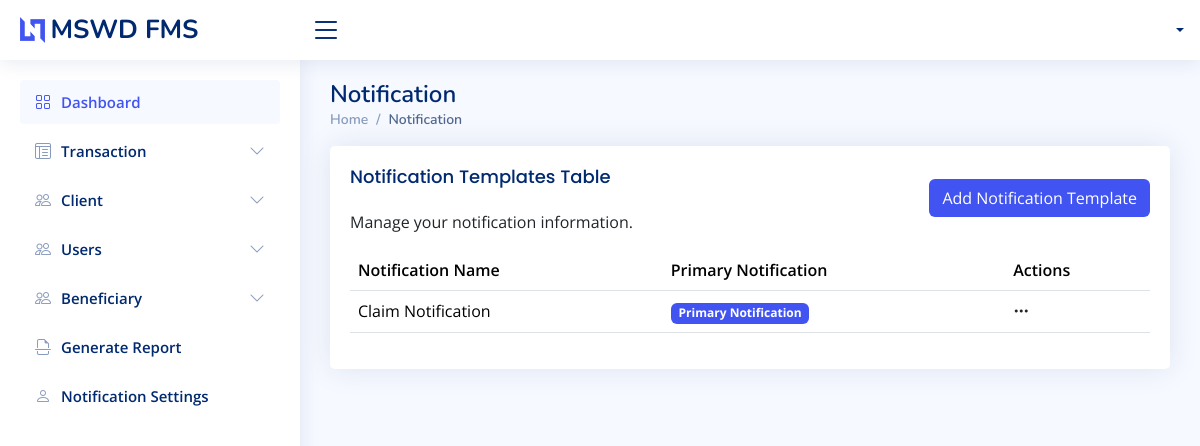
The page /notications/ on the database its author committed.
### app/models.py (models this page shows, shortened)
class NotificationSetting(models.Model):
    DEFAULT_TEMPLATE = """Good morning {name}, ito po ay galing sa opisina ng MSWD Carmen pina paalalahan po namin kayo na ngayong araw po pwedi na ninyo eclaim ang cash assistance niyo para sa {assistance_type} assistance.

Please be on time po dahil hanggang 8:00 am - 12:00 pm lang po ang claim hours.

Have a good day ahead,
From MSWD Carmen
    """
    notification_name = models.CharField(max_length=255)
    notification_message = models.TextField(max_length=500, default=DEFAULT_TEMPLATE)
    is_primary_notification = models.BooleanField(default=False)
    date_added = models.DateTimeField(auto_now_add=True)
    class Meta:
        verbose_name = 'Notification Setting'

### app/views.py (the view)
# urls.py: path("notications/", NoticationsView.as_view(), name="notications"),
class NoticationsView(View):
    template_name = "view_templates/notifications.html"
    def get(self, request):
        context = {}
        query_notifications = NotificationSetting.objects.all().order_by(
            "-is_primary_notification"
        )
        context["notifications"] = query_notifications
        return render(request, self.template_name, context)

### app/templates/view_templates/notifications.html (shortened to what this page needs)
{% extends './../includes/base.html' %}
{% block content %}
<div class="pagetitle">
    <h1>Notification</h1>
    <nav>
        <ol class="breadcrumb">
            <li class="breadcrumb-item">
                <a href="{% url 'dashboard' %}">Home</a>
            </li>
            <li class="breadcrumb-item active">Notification</li>
        </ol>
    </nav>
</div>
<section class="section">
    <div class="row">
        <div class="col-lg-12">
            <div class="card">
                <div class="card-body">
                    <div class="d-flex justify-content-between align-items-center">
                        <div>
                            <h5 class="card-title">Notification Templates Table</h5>
                            <p>Manage your notification information.</p>
                        </div>
                        <a href="{% url 'add_notications' %}" class="btn bg-custom btn-md">Add Notification Template</a>
                    </div>
                    <div class="table-responsive">
                        <table class="table datatable">
                            <thead>
                                <tr>
                                    <th>Notification Name</th>
                                    <th>Primary Notification</th>
                                    <th>Actions</th>
                                </tr>
                            </thead>
                            <tbody>
                                {% for item in notifications %}
                                <tr>
                                    <td>{{ item.notification_name }}</td>
                                    <td>
                                        {% if item.is_primary_notification %}
                                        <span class="badge bg-primary">Primary Notification</span>
                                        {% else %}
                                        <span class="badge bg-warning">Unset</span>
                                        {% endif %}
                                    </td>
                                    <th>
                                        <div class="filter">
                                            <a
                                                class="icon text-dark"
                                                href="#"
                                                data-bs-toggle="dropdown"
                                                aria-expanded="true"
                                            >
                                                <i class="bi bi-three-dots"></i>
                                            </a>
                                        </div>
                                    </th>
                                </tr>
                                {% endfor %}
                            </tbody>
                        </table>
                    </div>
                </div>
            </div>
        </div>
    </div>
</section>
{% endblock %}

### static/assets/css/style.css (style rules this page uses)
:root { scroll-behavior: smooth; }
body { font-family: "Open Sans", sans-serif; background: #f6f9ff; color: #444444; }
a { color: #4154f1; text-decoration: none; }
h1, h2, h3, h4, h5, h6 { font-family: "Nunito", sans-serif; }
.pagetitle { margin-bottom: 10px; }
.pagetitle h1 { font-size: 24px; margin-bottom: 0; font-weight: 600; color: #012970; }
.card { margin-bottom: 30px; border: none; border-radius: 5px; box-shadow: 0px 0 30px rgba(1, 41, 112, 0.1); }
.card-title { padding: 20px 0 15px 0; font-size: 18px; font-weight: 500; color: #012970; font-family: "Poppins", sans-serif; }
.card-body { padding: 0 20px 20px 20px; }
.breadcrumb { font-size: 14px; font-family: "Nunito", sans-serif; color: #899bbd; font-weight: 600; }
.breadcrumb a { color: #899bbd; transition: 0.3s; }
.breadcrumb .breadcrumb-item::before { color: #899bbd; }
.breadcrumb .active { color: #51678f; font-weight: 600; }

### app/templates/includes/base.html (style rules this page uses)
.bg-primary { background-color: #4154f1 !important; }
.bg-custom { background-color: #4154f1 !important; color: #ffffff !important; }
tr th { font-weight: 600; color: #012970; }

### rows shown on the page
NotificationSetting: notification_name "Claim Notification", is_primary_notification "Primary Notification"
